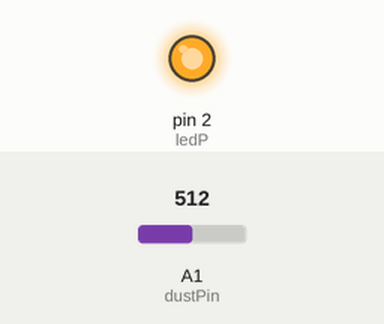
Simulated run of this sketch. Board: Arduino Uno, built with avr-gcc and run on an emulated ATmega328P. Parts: output pins drawn as LEDs (lit = HIGH). Inputs (shaded band) come from the test bench; at power-on: A1 (dustPin) = 512. What the sketch prints to the serial monitor is not drawn.

Above: at 0.1 s.
Timing chart, 0 to 1.6 s (numbered marks = the images above):
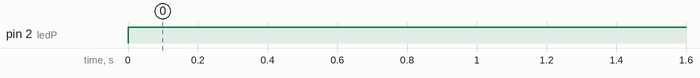

The sketch:

Airsens_test.ino
```cpp
/* Detector air quality with Arduino Yun and          **
** Optical Dust Sensor (GP2Y1010AU0F)              */

int dustPin = 1; // dust sensor - Arduino A0 pin
int ledP = 2;

float voMeasured = 0;
float calcVoltage = 0;
float dustDensity = 0;

void setup(){
  Serial.begin(9600);
  pinMode(ledP,OUTPUT);
}

void loop(){
  digitalWrite(ledP,LOW); // power on the LED
  delayMicroseconds(280);

  voMeasured = analogRead(dustPin); // read the dust value

  delayMicroseconds(40);
  digitalWrite(ledP,HIGH); // turn the LED off
  delayMicroseconds(9680);

  // 0 - 5V mapped to 0 - 1023 integer values
  // recover voltage
  calcVoltage = voMeasured * (5.0 / 1024.0);
  dustDensity = 0.17 * calcVoltage - 0.1;
  dustDensity *= 1000;

  Serial.print("Raw Signal Value(0-1023) : ");
  Serial.print(voMeasured);

  Serial.print(" - Voltage: ");
  Serial.print(calcVoltage);

  Serial.print(" - Dust Density: ");
  Serial.println(dustDensity); // microg/m3

  delay(1000);
}
```

Measured:
- by itself, pin 2 (ledP): LOW → HIGH at 0.00 s
